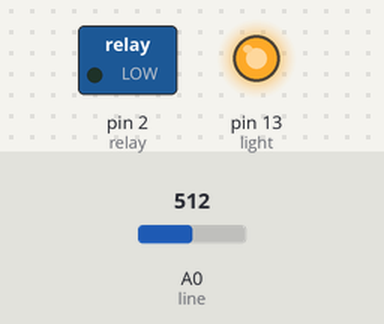
A sketch run on a simulated Arduino Uno, built with avr-gcc and run on an emulated ATmega328P. Shown: switched loads named in the sketch (green lamp = pin HIGH), output pins drawn as LEDs (lit = HIGH). The test bench sets the inputs (shaded band); at power-on: A0 (line) = 512.

Above: at 0.1 s.
At 12.2 s:
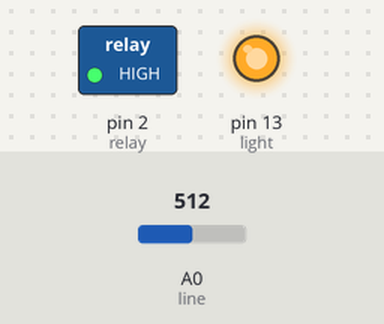
At 38.7 s:
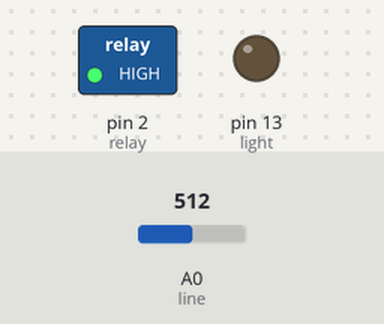
Timing chart, 0 to 40.0 s (numbered marks = the images above):
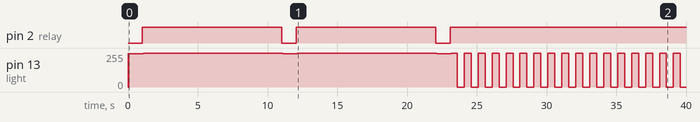

Measured:
- by itself, pin 2 (relay): alternates HIGH for 10.0 s and LOW for 1.0 s, 5 changes in all, then stays HIGH

The sketch:

Circuit_Breaker.ino
```cpp
int line = 0;
int relay = 2;
int light = 13;

const int energizeDelay = 10000; //time to wait before re-energizing power
const int fastTripValue = 400; //when voltage drops to 4.7 volts at any time, the power will shut off immediately
const int slowTripValue = 612; //when the voltage drops under 7.2 volts for more than 10 seconds, the power will shut off simulating a slow blow fuse

int tripCount = 0;
int slowTripCount = 0;
int fastTripTimer = 0;
int slowTripTimer = 0;

void setup() {
  pinMode(line, INPUT);
  pinMode(relay, OUTPUT);
  pinMode(light, OUTPUT);
}

void powerFail(){ //This function will shut off the power after 3 times of failed attempts to re-energize power. The indicator light will continuosly blink.
  digitalWrite(relay, HIGH);

  while(true){
    digitalWrite(light, HIGH);
    delay(500);
    digitalWrite(light, LOW);
    delay(500);
  }
}

void trip(){
  tripCount++;
  fastTripTimer = 0;
  slowTripTimer = 0;
  slowTripCount = 0;

  if(tripCount >= 3)
    powerFail(); //If the fault continues to cause the breaker to trip within 10 seconds 3 times. The power will not be re-energized requiring manual reset

  digitalWrite(relay, HIGH);
  delay(energizeDelay);
  digitalWrite(relay, LOW);

  digitalWrite(light, LOW);
}

void loop() {
  while(analogRead(line) > fastTripValue){
    digitalWrite(relay, LOW);

    if(fastTripTimer < 10000)
      fastTripTimer++;
    else
      tripCount = 0;

    if(slowTripTimer < 10000)
      slowTripTimer++;
    else
      slowTripCount = 0;

    if(analogRead(line) < slowTripValue){
      digitalWrite(light,HIGH);
      delay(10);
      digitalWrite(light, LOW);
      slowTripTimer = 0;
      if(slowTripCount < 100)
        slowTripCount++;
      else{
        digitalWrite(light, HIGH);
        trip();
      }
    }
  }
  trip();
}
```
